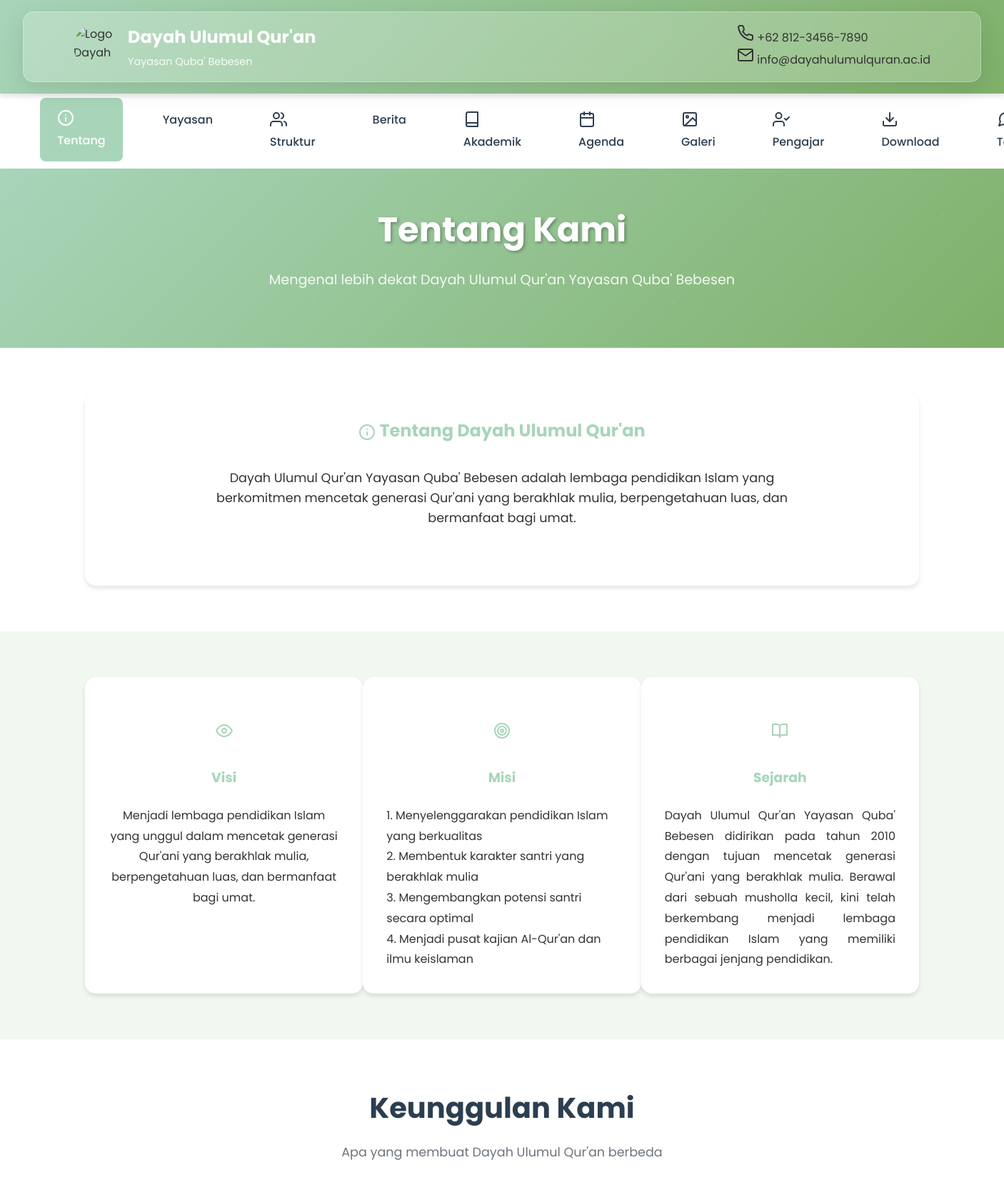
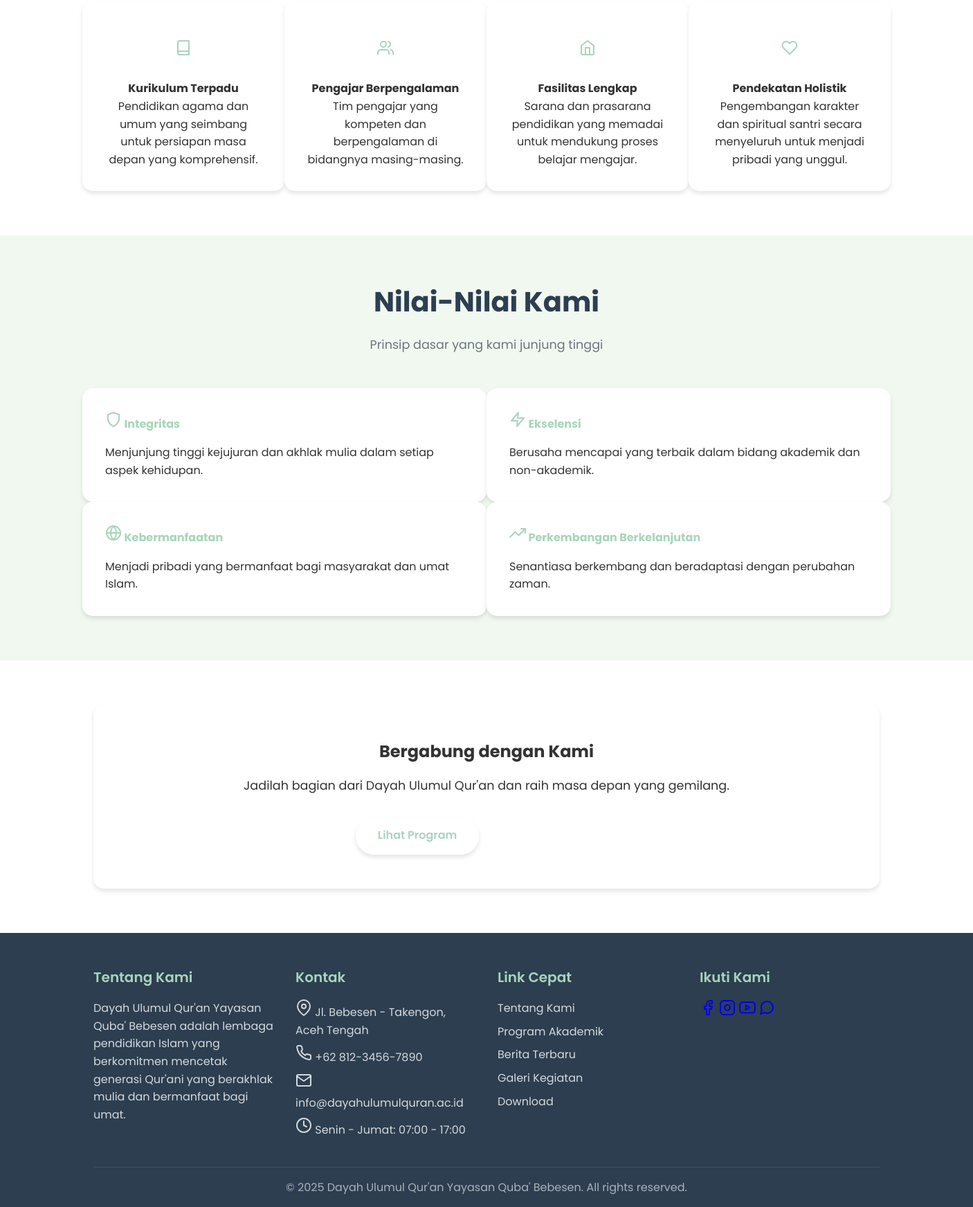
Page /about.php on the committed database (2 pictures, top to bottom).
### tables this page shows
CREATE TABLE tentang (
    id INT AUTO_INCREMENT PRIMARY KEY,
    jenis ENUM('visi', 'misi', 'sejarah') NOT NULL,
    konten TEXT NOT NULL,
    updated_at TIMESTAMP DEFAULT CURRENT_TIMESTAMP ON UPDATE CURRENT_TIMESTAMP
);

### about.php (the view, shortened to what this page needs)
<?php
require_once 'inc/header.php';
$conn = getConnection();
$visi_query = "SELECT konten FROM tentang WHERE jenis = 'visi'";
$misi_query = "SELECT konten FROM tentang WHERE jenis = 'misi'";
$sejarah_query = "SELECT konten FROM tentang WHERE jenis = 'sejarah'";
$visi = $conn->query($visi_query)->fetch_assoc()['konten'];
$misi = $conn->query($misi_query)->fetch_assoc()['konten'];
$sejarah = $conn->query($sejarah_query)->fetch_assoc()['konten'];
?>
<section class="hero" style="padding: 3rem 0;">
    <div class="container">
        <div class="hero-content">
            <h1>Tentang Kami</h1>
            <p>Mengenal lebih dekat Dayah Ulumul Qur'an Yayasan Quba' Bebesen</p>
        </div>
    </div>
</section>
<section class="section">
    <div class="container">
        <div class="row">
            <div class="col-12">
                <div class="card glass">
                    <h2 style="text-align: center; margin-bottom: 2rem; color: var(--primary-color);">
                        <i data-feather="info" style="vertical-align: middle;"></i>
                        Tentang Dayah Ulumul Qur'an
                    </h2>
                    <div style="max-width: 800px; margin: 0 auto;">
                        <p style="text-align: center; font-size: 1.1rem; margin-bottom: 3rem;">
                            Dayah Ulumul Qur'an Yayasan Quba' Bebesen adalah lembaga pendidikan Islam
                            yang berkomitmen mencetak generasi Qur'ani yang berakhlak mulia, berpengetahuan luas,
                            dan bermanfaat bagi umat.
                        </p>
                    </div>
                </div>
            </div>
        </div>
    </div>
</section>
<section class="section" style="background: var(--accent-color);">
    <div class="container">
        <div class="row">
            <div class="col-4">
                <div class="card glass">
                    <div style="text-align: center; margin-bottom: 1.5rem;">
                        <div style="font-size: 3rem; color: var(--primary-color); margin-bottom: 1rem;">
                            <i data-feather="eye"></i>
                        </div>
                        <h3 style="color: var(--primary-color);">Visi</h3>
                    </div>
                    <p style="text-align: center; line-height: 1.8;">
                        <?php echo nl2br(htmlspecialchars($visi)); ?>
                    </p>
                </div>
            </div>
            <div class="col-4">
                <div class="card glass">
                    <div style="text-align: center; margin-bottom: 1.5rem;">
                        <div style="font-size: 3rem; color: var(--primary-color); margin-bottom: 1rem;">
                            <i data-feather="target"></i>
                        </div>
                        <h3 style="color: var(--primary-color);">Misi</h3>
                    </div>
                    <div style="text-align: left; line-height: 1.8;">
                        <?php echo nl2br(htmlspecialchars($misi)); ?>
                    </div>
                </div>
            </div>
            <div class="col-4">
                <div class="card glass">
                    <div style="text-align: center; margin-bottom: 1.5rem;">
                        <div style="font-size: 3rem; color: var(--primary-color); margin-bottom: 1rem;">
                            <i data-feather="book-open"></i>
                        </div>
                        <h3 style="color: var(--primary-color);">Sejarah</h3>
                    </div>
                    <p style="text-align: justify; line-height: 1.8;">
                        <?php echo nl2br(htmlspecialchars($sejarah)); ?>
                    </p>
                </div>
            </div>
        </div>
    </div>
</section>
<section class="section">
    <div class="container">
        <div class="section-title">
            <h2>Keunggulan Kami</h2>
            <p>Apa yang membuat Dayah Ulumul Qur'an berbeda</p>
        </div>
        <div class="row">
            <div class="col-3">
                <div class="card glass text-center">
                    <div style="font-size: 2.5rem; color: var(--primary-color); margin-bottom: 1rem;">
                        <i data-feather="book"></i>
                    </div>
                    <h4>Kurikulum Terpadu</h4>
                    <p>Pendidikan agama dan umum yang seimbang untuk persiapan masa depan yang komprehensif.</p>
                </div>
            </div>
            <div class="col-3">
                <div class="card glass text-center">
                    <div style="font-size: 2.5rem; color: var(--primary-color); margin-bottom: 1rem;">
                        <i data-feather="users"></i>
                    </div>
                    <h4>Pengajar Berpengalaman</h4>
                    <p>Tim pengajar yang kompeten dan berpengalaman di bidangnya masing-masing.</p>
                </div>
            </div>
            <div class="col-3">
                <div class="card glass text-center">
                    <div style="font-size: 2.5rem; color: var(--primary-color); margin-bottom: 1rem;">
                        <i data-feather="home"></i>
                    </div>
                    <h4>Fasilitas Lengkap</h4>
                    <p>Sarana dan prasarana pendidikan yang memadai untuk mendukung proses belajar mengajar.</p>
                </div>
            </div>
            <div class="col-3">
                <div class="card glass text-center">
                    <div style="font-size: 2.5rem; color: var(--primary-color); margin-bottom: 1rem;">
                        <i data-feather="heart"></i>
                    </div>
                    <h4>Pendekatan Holistik</h4>
                    <p>Pengembangan karakter dan spiritual santri secara menyeluruh untuk menjadi pribadi yang unggul.</p>
                </div>
            </div>
        </div>
    </div>
</section>
<section class="section" style="background: var(--accent-color);">
    <div class="container">
        <div class="section-title">
            <h2>Nilai-Nilai Kami</h2>
            <p>Prinsip dasar yang kami junjung tinggi</p>
        </div>
        <div class="row">
            <div class="col-6">
                <div class="card glass">
                    <h4 style="color: var(--primary-color); margin-bottom: 1rem;">
                        <i data-feather="shield"></i> Integritas
                    </h4>
                    <p>Menjunjung tinggi kejujuran dan akhlak mulia dalam setiap aspek kehidupan.</p>
                </div>
            </div>
            <div class="col-6">
                <div class="card glass">
                    <h4 style="color: var(--primary-color); margin-bottom: 1rem;">
                        <i data-feather="zap"></i> Ekselensi
                    </h4>
                    <p>Berusaha mencapai yang terbaik dalam bidang akademik dan non-akademik.</p>
                </div>
            </div>
            <div class="col-6">
                <div class="card glass">
                    <h4 style="color: var(--primary-color); margin-bottom: 1rem;">
                        <i data-feather="globe"></i> Kebermanfaatan
                    </h4>
                    <p>Menjadi pribadi yang bermanfaat bagi masyarakat dan umat Islam.</p>
                </div>
            </div>
            <div class="col-6">
                <div class="card glass">
                    <h4 style="color: var(--primary-color); margin-bottom: 1rem;">
                        <i data-feather="trending-up"></i> Perkembangan Berkelanjutan
                    </h4>
                    <p>Senantiasa berkembang dan beradaptasi dengan perubahan zaman.</p>
                </div>
            </div>
        </div>
    </div>
</section>
<section class="section">
    <div class="container">
        <div class="card glass text-center" style="padding: 3rem;">
            <h2 style="margin-bottom: 1rem;">Bergabung dengan Kami</h2>
            <p style="font-size: 1.1rem; margin-bottom: 2rem;">
                Jadilah bagian dari Dayah Ulumul Qur'an dan raih masa depan yang gemilang.
            </p>
            <div style="display: flex; gap: 1rem; justify-content: center; flex-wrap: wrap;">
                <a href="akademik.php" class="btn btn-primary">Lihat Program</a>
                <a href="contact.php" class="btn btn-outline">Hubungi Kami</a>
            </div>
        </div>
    </div>
</section>
<?php
require_once 'inc/footer.php';
?>

### css/style.css (style rules this page uses)
* { margin: 0; padding: 0; box-sizing: border-box; }
body { font-family: 'Poppins', sans-serif; line-height: 1.6; color: #333; background-color: #ffffff; }
.glass { backdrop-filter: blur(10px); background: rgba(255, 255, 255, 0.2); border: 1px solid rgba(255, 255, 255, 0.3); border-radius: 15px; box-shadow: 0 8px 32px rgba(0, 0, 0, 0.1); }
:root { --primary-color: #A8D5BA; --primary-dark: #7FB069; --secondary-color: #2E8B57; --accent-color: #F0F8F0; --text-dark: #2c3e50; --text-light: #6c757d; --white: #ffffff; --shadow: 0 4px 6px rgba(0, 0, 0, 0.1); --shadow-lg: 0 10px 25px rgba(0, 0, 0, 0.15); }
.hero { background: linear-gradient(135deg, var(--primary-color), var(--primary-dark)); padding: 4rem 0; text-align: center; color: var(--white); position: relative; overflow: hidden; }
.hero::before { content: ''; position: absolute; top: 0; left: 0; right: 0; bottom: 0; opacity: 0.3; }
.hero-content { position: relative; z-index: 2; max-width: 800px; margin: 0 auto; padding: 0 2rem; }
.hero h1 { font-size: 3rem; font-weight: 700; margin-bottom: 1rem; text-shadow: 2px 2px 4px rgba(0, 0, 0, 0.3); }
.hero p { font-size: 1.2rem; margin-bottom: 2rem; opacity: 0.9; }
.btn { display: inline-block; padding: 0.75rem 2rem; border: none; border-radius: 50px; text-decoration: none; font-weight: 600; text-align: center; cursor: pointer; transition: all 0.3s ease; font-size: 1rem; }
.btn-primary { background: var(--white); color: var(--primary-color); box-shadow: var(--shadow); }
.btn-outline { background: transparent; color: var(--white); border: 2px solid var(--white); }
.card { background: var(--white); border-radius: 15px; padding: 2rem; box-shadow: var(--shadow); transition: all 0.3s ease; height: 100%; }
.card.glass { padding: 2rem; }
.container { max-width: 1200px; margin: 0 auto; padding: 0 2rem; }
.row { display: flex; flex-wrap: wrap; margin: 0 -1rem; }
.col-3 { flex: 0 0 25%; }
.col-4 { flex: 0 0 33.333333%; }
.col-6 { flex: 0 0 50%; }
.col-12 { flex: 0 0 100%; }
.section { padding: 4rem 0; }
.section-title { text-align: center; margin-bottom: 3rem; }
.section-title h2 { font-size: 2.5rem; font-weight: 700; color: var(--text-dark); margin-bottom: 1rem; }
.section-title p { font-size: 1.1rem; color: var(--text-light); max-width: 600px; margin: 0 auto; }
.text-center { text-align: center; }

### rows in the picture
tentang: konten "Menjadi lembaga pendidikan Islam yang unggul dalam mencetak generasi Qur'ani yang berakhlak mulia, berpengetahuan luas, dan bermanfaat bagi umat."
tentang: konten "1. Menyelenggarakan pendidikan Islam yang berkualitas 2. Membentuk karakter santri yang berakhlak mulia 3. Mengembangkan potensi santri secara optimal 4. Menjadi pusat kajian Al-Qur'an dan ilmu keislaman"
tentang: konten "Dayah Ulumul Qur'an Yayasan Quba' Bebesen didirikan pada tahun 2010 dengan tujuan mencetak generasi Qur'ani yang berakhlak mulia. Berawal dari sebuah musholla kecil, kini telah berkembang menjadi lembaga pendidikan Islam yang memiliki berbagai jenjang pendidikan."
